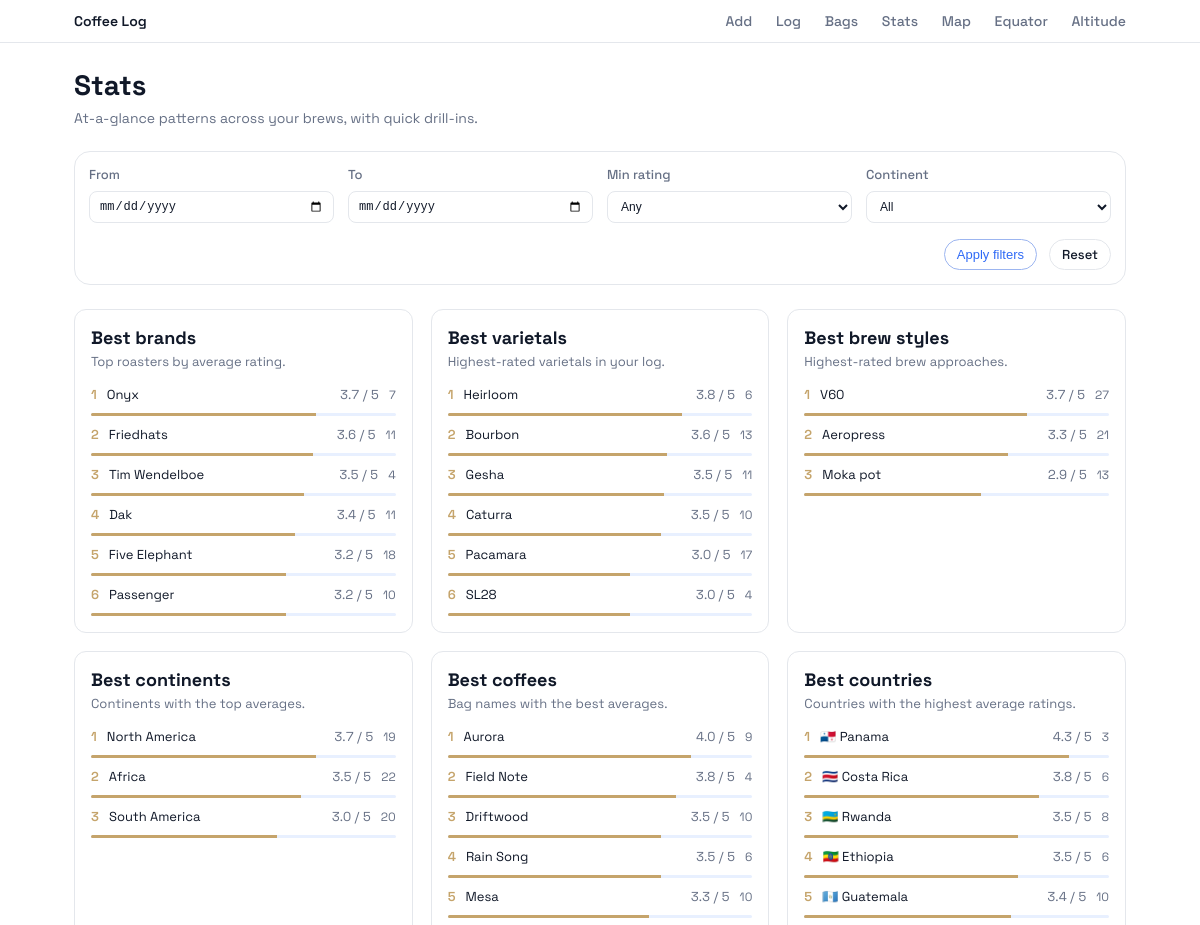
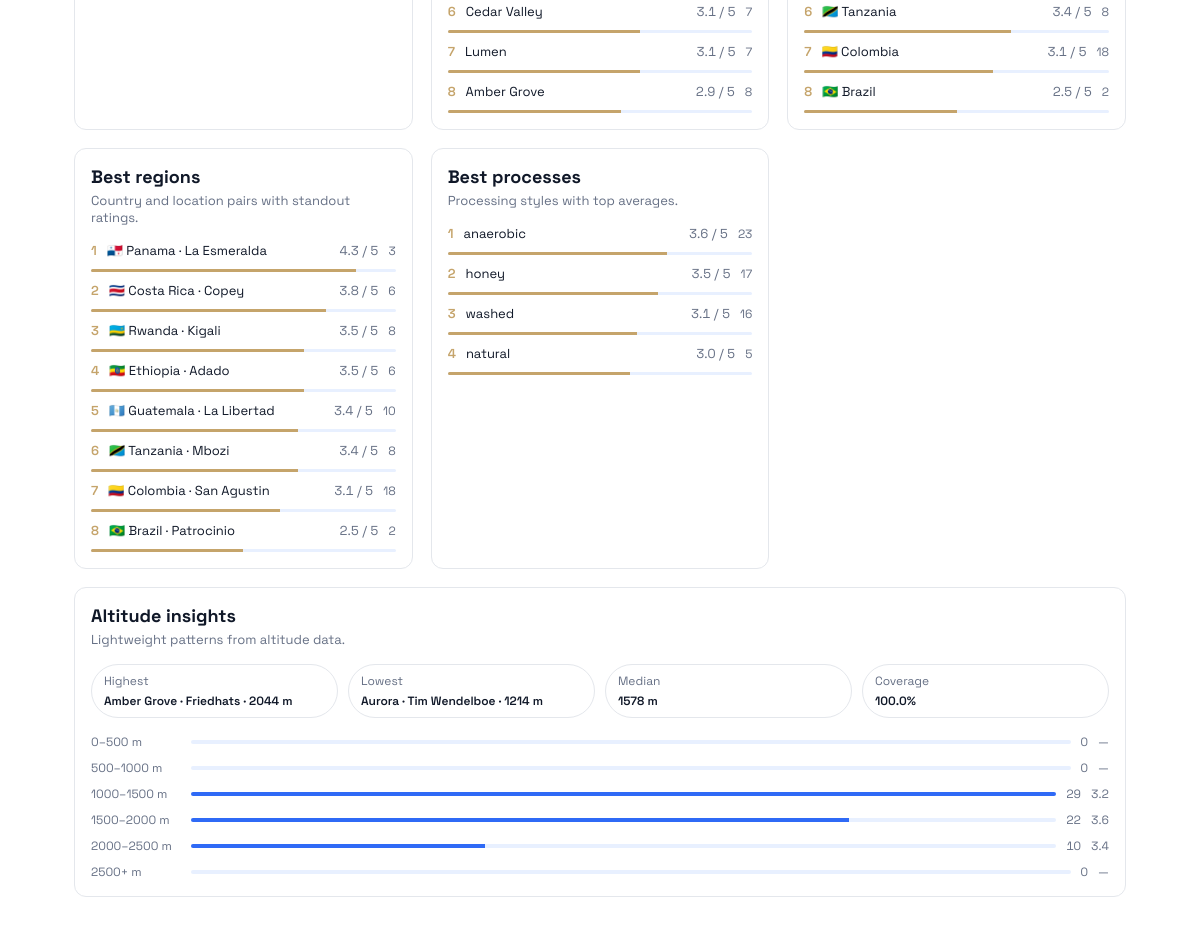
Screenshot of /stats with the database file from the repository (2 pictures, top to bottom).
### tables this page shows
CREATE TABLE bags (
    id INTEGER PRIMARY KEY AUTOINCREMENT,
    coffee_name TEXT NOT NULL,
    brand TEXT NOT NULL,
    varietal TEXT,
    flavours TEXT,
    country TEXT,
    location TEXT,
    process TEXT,
    latitude REAL,
    longitude REAL,
    altitude_m INTEGER,
    continent TEXT,
    photo_path TEXT,
    created_at TEXT NOT NULL
);

### app.py (the view, shortened to what this page needs)
@app.route("/stats")
def stats_view() -> Any:
    init_db()
    filters = build_filters_from_request(request.args)
    dim = request.args.get("dim")
    value = request.args.get("value")
    ranked = {
        "brands": fetch_ranked_field("brand", filters),
        "varietals": fetch_ranked_field("varietal", filters),
        "brew_styles": fetch_ranked_field("brew_style", filters),
        "continents": fetch_ranked_field("continent", filters),
        "countries": fetch_ranked_field("country", filters),
        "regions": fetch_ranked_regions(filters),
        "coffee_names": fetch_ranked_field("coffee_name", filters),
        "processes": fetch_ranked_field("process", filters),
    }
    where, params = filters
    conn = get_db()
    total_count = conn.execute(
        f"""
        SELECT COUNT(*) AS n
        FROM brews
        JOIN bags ON bags.id = brews.bag_id
        {where}
        """,
        params,
    ).fetchone()["n"]
    altitude_where = combine_where(where, "bags.altitude_m IS NOT NULL")
    altitude_rows = conn.execute(
        f"""
        SELECT bags.altitude_m, brews.rating, bags.coffee_name, bags.brand
        FROM brews
        JOIN bags ON bags.id = brews.bag_id
        {altitude_where}
        """,
        params,
    ).fetchall()
    highest_row = conn.execute(
        f"""
        SELECT bags.coffee_name, bags.brand, bags.altitude_m
        FROM brews
        JOIN bags ON bags.id = brews.bag_id
        {altitude_where}
        ORDER BY bags.altitude_m DESC
        LIMIT 1
        """,
        params,
    ).fetchone()
    lowest_row = conn.execute(
        f"""
        SELECT bags.coffee_name, bags.brand, bags.altitude_m
        FROM brews
        JOIN bags ON bags.id = brews.bag_id
        {altitude_where}
        ORDER BY bags.altitude_m ASC
        LIMIT 1
        """,
        params,
    ).fetchone()
    conn.close()
    altitude_values = sorted([row["altitude_m"] for row in altitude_rows if row["altitude_m"]])
    altitude_count = len(altitude_values)
    median_altitude = None
    if altitude_count:
        mid = altitude_count // 2
        if altitude_count % 2 == 0:
            median_altitude = round((altitude_values[mid - 1] + altitude_values[mid]) / 2)
        else:
            median_altitude = altitude_values[mid]
    altitude_bins = build_altitude_bins()
    for bin_item in altitude_bins:
        bin_min = bin_item["min"]
        bin_max = bin_item["max"]
        matches = [
            row
            for row in altitude_rows
            if row["altitude_m"] is not None
            and row["altitude_m"] >= bin_min
            and (bin_max is None or row["altitude_m"] < bin_max)
        ]
        bin_item["n"] = len(matches)
        if matches:
            bin_item["avg_rating"] = sum(row["rating"] for row in matches) / len(matches)
        else:
            bin_item["avg_rating"] = None
    max_bin = max((bin_item["n"] for bin_item in altitude_bins), default=0)
    selection = None
    selection_coffees: list[sqlite3.Row] = []
    selection_where = where
    selection_params = list(params)
    return render_template(
        "stats.html",
        ranked=ranked,
        altitude={
            "highest": {
                "title": format_coffee_title(highest_row),
                "altitude_m": highest_row["altitude_m"] if highest_row else None,
            },
            "lowest": {
                "title": format_coffee_title(lowest_row),
                "altitude_m": lowest_row["altitude_m"] if lowest_row else None,
            },
            "median": median_altitude,
            "coverage": (altitude_count / total_count * 100) if total_count else 0,
            "bins": altitude_bins,
            "max_bin": max_bin,
        },
        selection=selection,
        selection_coffees=selection_coffees,
        build_query=build_query,
        continents=get_distinct_values("continent"),
    )

### templates/stats.html (shortened to what this page needs)
{% extends "base.html" %}
{% block content %}
<section class="page-header stats-header">
  <div>
    <h1>Stats</h1>
    <p>At-a-glance patterns across your brews, with quick drill-ins.</p>
  </div>
</section>
<form class="filters stats-filters" method="get">
  <div class="filter-grid">
    <label>
      From
      <input type="date" name="date_from" value="{{ request.args.get('date_from', '') }}" />
    </label>
    <label>
      To
      <input type="date" name="date_to" value="{{ request.args.get('date_to', '') }}" />
    </label>
    <label>
      Min rating
      <select name="min_rating">
        <option value="">Any</option>
      </select>
    </label>
    <label>
      Continent
      <select name="continent">
        <option value="">All</option>
      </select>
    </label>
  </div>
  <div class="filter-actions">
    <button type="submit" class="primary">Apply filters</button>
    <a href="{{ url_for('stats_view') }}" class="secondary">Reset</a>
  </div>
</form>
<div class="stats-grid">
  <section class="card stats-card">
    <div class="stats-card-header">
      <h2>Best brands</h2>
      <p>Top roasters by average rating.</p>
    </div>
    <div class="ranked-list">
      {% for item in ranked.brands %}
        <div class="ranked-row">
          <span class="ranked-rank">{{ loop.index }}</span>
          <a
            class="ranked-name"
            href="{{ url_for('stats_view') }}?{{ build_query(request.args, dim='brand', value=item.name) }}"
          >
            {{ item.name }}
          </a>
          <span class="ranked-meta">{{ "%.1f"|format(item.avg_rating) }} / 5</span>
          <span class="ranked-count">{{ item.n }}</span>
          <span class="ranked-bar">
            <span style="width: {{ (item.avg_rating / 5 * 100) | round(0) }}%"></span>
          </span>
        </div>
      {% else %}
        <p class="empty">No brands yet.</p>
      {% endfor %}
    </div>
  </section>
  <section class="card stats-card">
    <div class="stats-card-header">
      <h2>Best varietals</h2>
      <p>Highest-rated varietals in your log.</p>
    </div>
    <div class="ranked-list">
      {% for item in ranked.varietals %}
        <div class="ranked-row">
          <span class="ranked-rank">{{ loop.index }}</span>
          <a
            class="ranked-name"
            href="{{ url_for('stats_view') }}?{{ build_query(request.args, dim='varietal', value=item.name) }}"
          >
            {{ item.name }}
          </a>
          <span class="ranked-meta">{{ "%.1f"|format(item.avg_rating) }} / 5</span>
          <span class="ranked-count">{{ item.n }}</span>
          <span class="ranked-bar">
            <span style="width: {{ (item.avg_rating / 5 * 100) | round(0) }}%"></span>
          </span>
        </div>
      {% else %}
        <p class="empty">No varietals yet.</p>
      {% endfor %}
    </div>
  </section>
  <section class="card stats-card">
    <div class="stats-card-header">
      <h2>Best brew styles</h2>
      <p>Highest-rated brew approaches.</p>
    </div>
    <div class="ranked-list">
      {% for item in ranked.brew_styles %}
        <div class="ranked-row">
          <span class="ranked-rank">{{ loop.index }}</span>
          <a
            class="ranked-name"
            href="{{ url_for('stats_view') }}?{{ build_query(request.args, dim='brew_style', value=item.name) }}"
          >
            {{ item.name }}
          </a>
          <span class="ranked-meta">{{ "%.1f"|format(item.avg_rating) }} / 5</span>
          <span class="ranked-count">{{ item.n }}</span>
          <span class="ranked-bar">
            <span style="width: {{ (item.avg_rating / 5 * 100) | round(0) }}%"></span>
          </span>
        </div>
      {% else %}
        <p class="empty">No brew styles yet.</p>
      {% endfor %}
    </div>
  </section>
  <section class="card stats-card">
    <div class="stats-card-header">
      <h2>Best continents</h2>
      <p>Continents with the top averages.</p>
    </div>
    <div class="ranked-list">
      {% for item in ranked.continents %}
        <div class="ranked-row">
          <span class="ranked-rank">{{ loop.index }}</span>
          <a
            class="ranked-name"
            href="{{ url_for('stats_view') }}?{{ build_query(request.args, dim='continent', value=item.name) }}"
          >
            {{ item.name }}
          </a>
          <span class="ranked-meta">{{ "%.1f"|format(item.avg_rating) }} / 5</span>
          <span class="ranked-count">{{ item.n }}</span>
          <span class="ranked-bar">
            <span style="width: {{ (item.avg_rating / 5 * 100) | round(0) }}%"></span>
          </span>
        </div>
      {% else %}
        <p class="empty">No continents yet.</p>
      {% endfor %}
    </div>
  </section>
  <section class="card stats-card">
    <div class="stats-card-header">
      <h2>Best coffees</h2>
      <p>Bag names with the best averages.</p>
    </div>
    <div class="ranked-list">
      {% for item in ranked.coffee_names %}
        <div class="ranked-row">
          <span class="ranked-rank">{{ loop.index }}</span>
          <a
            class="ranked-name"
            href="{{ url_for('stats_view') }}?{{ build_query(request.args, dim='coffee_name', value=item.name) }}"
          >
            {{ item.name }}
          </a>
          <span class="ranked-meta">{{ "%.1f"|format(item.avg_rating) }} / 5</span>
          <span class="ranked-count">{{ item.n }}</span>
          <span class="ranked-bar">
            <span style="width: {{ (item.avg_rating / 5 * 100) | round(0) }}%"></span>
          </span>
        </div>
      {% else %}
        <p class="empty">No bags yet.</p>
      {% endfor %}
    </div>
  </section>
  <section class="card stats-card">
    <div class="stats-card-header">
      <h2>Best countries</h2>
      <p>Countries with the highest average ratings.</p>
    </div>
    <div class="ranked-list">
      {% for item in ranked.countries %}
        <div class="ranked-row">
          <span class="ranked-rank">{{ loop.index }}</span>
          <a
            class="ranked-name"
            href="{{ url_for('stats_view') }}?{{ build_query(request.args, dim='country', value=item.name) }}"
          >
            {{ item.name|flag_country }}
          </a>
          <span class="ranked-meta">{{ "%.1f"|format(item.avg_rating) }} / 5</span>
          <span class="ranked-count">{{ item.n }}</span>
          <span class="ranked-bar">
            <span style="width: {{ (item.avg_rating / 5 * 100) | round(0) }}%"></span>
          </span>
        </div>
      {% else %}
        <p class="empty">No countries yet.</p>
      {% endfor %}
    </div>
  </section>
  <section class="card stats-card">
    <div class="stats-card-header">
      <h2>Best regions</h2>
      <p>Country and location pairs with standout ratings.</p>
    </div>
    <div class="ranked-list">
      {% for item in ranked.regions %}
        <div class="ranked-row">
          <span class="ranked-rank">{{ loop.index }}</span>
          <a
            class="ranked-name"
            href="{{ url_for('stats_view') }}?{{ build_query(request.args, dim='region', value=item.country ~ '||' ~ item.location) }}"
          >
            {% if item.country %}{{ item.country|flag_country }} · {% endif %}{{ item.location }}
          </a>
          <span class="ranked-meta">{{ "%.1f"|format(item.avg_rating) }} / 5</span>
          <span class="ranked-count">{{ item.n }}</span>
          <span class="ranked-bar">
            <span style="width: {{ (item.avg_rating / 5 * 100) | round(0) }}%"></span>
          </span>
        </div>
      {% else %}
        <p class="empty">No regions yet.</p>
      {% endfor %}
    </div>
  </section>
  <section class="card stats-card">
    <div class="stats-card-header">
      <h2>Best processes</h2>
      <p>Processing styles with top averages.</p>
    </div>
    <div class="ranked-list">
      {% for item in ranked.processes %}
        <div class="ranked-row">
          <span class="ranked-rank">{{ loop.index }}</span>
          <a
            class="ranked-name"
            href="{{ url_for('stats_view') }}?{{ build_query(request.args, dim='process', value=item.name) }}"
          >
            {{ item.name }}
          </a>
          <span class="ranked-meta">{{ "%.1f"|format(item.avg_rating) }} / 5</span>
          <span class="ranked-count">{{ item.n }}</span>
          <span class="ranked-bar">
            <span style="width: {{ (item.avg_rating / 5 * 100) | round(0) }}%"></span>
          </span>
        </div>
      {% else %}
        <p class="empty">No processes yet.</p>
      {% endfor %}
    </div>
  </section>
  <section class="card stats-card stats-card--wide">
    <div class="stats-card-header">
      <h2>Altitude insights</h2>
      <p>Lightweight patterns from altitude data.</p>
    </div>
    <div class="altitude-chips">
      <div class="altitude-chip">
        <span>Highest</span>
        <strong>
          {{ altitude.highest.title }}
          {% if altitude.highest.altitude_m %}· {{ altitude.highest.altitude_m }} m{% endif %}
        </strong>
      </div>
      <div class="altitude-chip">
        <span>Lowest</span>
        <strong>
          {{ altitude.lowest.title }}
          {% if altitude.lowest.altitude_m %}· {{ altitude.lowest.altitude_m }} m{% endif %}
        </strong>
      </div>
      <div class="altitude-chip">
        <span>Median</span>
        <strong>
          {% if altitude.median %}
            {{ altitude.median }} m
          {% else %}
            —
          {% endif %}
        </strong>
      </div>
      <div class="altitude-chip">
        <span>Coverage</span>
        <strong>{{ altitude.coverage | round(0) }}%</strong>
      </div>
    </div>
    <div class="altitude-bins">
      {% for bin_item in altitude.bins %}
        <a
          class="altitude-bin"
          href="{{ url_for('stats_view') }}?{{ build_query(request.args, dim='altitude_bin', value=bin_item.label) }}"
        >
          <span class="bin-label">{{ bin_item.label }}</span>
          <span class="bin-bar">
            <span
              style="width: {{ (bin_item.n / altitude.max_bin * 100) | round(0) if altitude.max_bin else 0 }}%"
            ></span>
          </span>
          <span class="bin-count">{{ bin_item.n }}</span>
          <span class="bin-rating">
            {% if bin_item.avg_rating %}
              {{ "%.1f"|format(bin_item.avg_rating) }}
            {% else %}
              —
            {% endif %}
          </span>
        </a>
      {% endfor %}
    </div>
  </section>
</div>
{% endblock %}

### rows the page displays
bags: name "Tim Wendelboe", avg_rating "3.5", n "4", {{ (item.avg_rating / 5 * 100) | round(0) }} 70.0 (drawn), lowest.altitude_m "1214"
bags: highest.altitude_m "2044"
bags: median "1578"

### other values shown
{{ item.name }} "Onyx" "Friedhats" "Dak" "Five Elephant" "Passenger"
{{ "%.1f"|format(item.avg_rating) }} "3.7" "3.6" "3.4" "3.2" "3.2"
{{ item.n }} "7" "11" "11" "18" "10"
{{ item.name }} "Heirloom" "Bourbon" "Gesha" "Caturra" "Pacamara" "SL28"
{{ "%.1f"|format(item.avg_rating) }} "3.8" "3.6" "3.5" "3.5" "3.0" "3.0"
{{ item.n }} "6" "13" "11" "10" "17" "4"
{{ item.name }} "V60" "Aeropress" "Moka pot"
{{ "%.1f"|format(item.avg_rating) }} "3.7" "3.3" "2.9"
{{ item.n }} "27" "21" "13"
{{ item.name }} "North America" "Africa" "South America"
{{ "%.1f"|format(item.avg_rating) }} "3.7" "3.5" "3.0"
{{ item.n }} "19" "22" "20"
{{ item.name }} "Aurora" "Field Note" "Driftwood" "Rain Song" "Mesa" "Cedar Valley" "Lumen" "Amber Grove"
{{ "%.1f"|format(item.avg_rating) }} "4.0" "3.8" "3.5" "3.5" "3.3" "3.1" "3.1" "2.9"
{{ item.n }} "9" "4" "10" "6" "10" "7" "7" "8"
